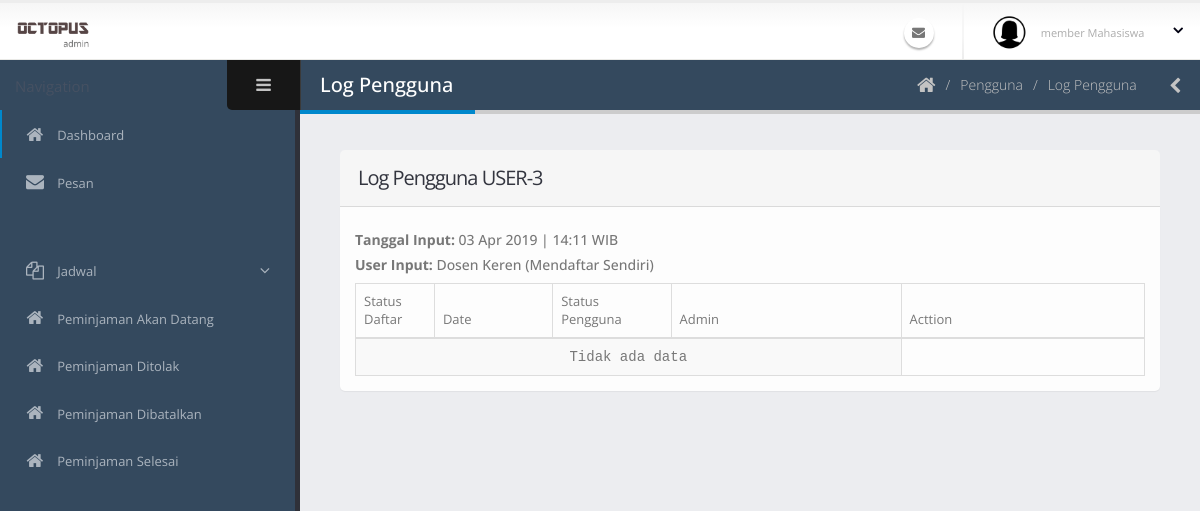
The app's page /admin/penggunaLog.php?id=USER-3, older data.
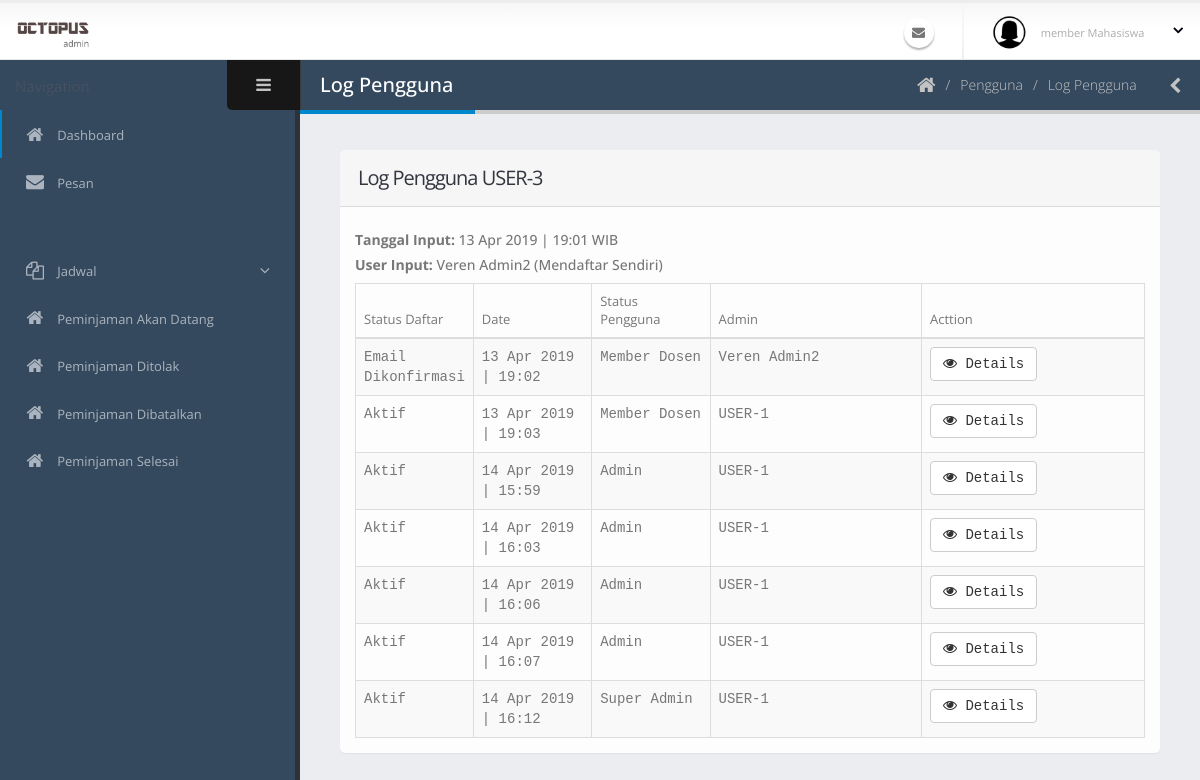
The same page, newer data.
### tables this page shows
CREATE TABLE `pengguna` (
  `id_pengguna` varchar(40) NOT NULL COMMENT 'USER-0',
  `email` varchar(50) NOT NULL,
  `kata_sandi` text NOT NULL,
  `nama_lengkap` varchar(60) NOT NULL,
  `jenis_kelamin` char(1) NOT NULL,
  `tanggal_lahir` date NOT NULL,
  `alamat` text NOT NULL,
  `no_hp` varchar(20) NOT NULL,
  `tanggal_masuk` date NOT NULL,
  `status_pengguna` int(11) NOT NULL COMMENT '1: SUPER ADMIN, 2: ADMIN, 3: MEMBER DOSEN, 4:MEMBER MAHASISWA',
  `status_daftar` int(11) NOT NULL COMMENT '0 =TIDAK AKTIF, 1=MENUNGGU APPROVE, 2=AKTIF',
  `user_add` varchar(40) NOT NULL,
  `waktu_add` datetime NOT NULL,
  `user_edit` varchar(40) NOT NULL,
  `waktu_edit` datetime NOT NULL,
  `user_delete` varchar(40) NOT NULL,
  `waktu_delete` datetime NOT NULL,
  `status_delete` int(11) NOT NULL
);

CREATE TABLE `log_pengguna` (
  `id_logPengguna` int(11) NOT NULL,
  `id_pengguna` varchar(40) NOT NULL COMMENT 'USER-0',
  `email` varchar(50) NOT NULL,
  `kata_sandi` text NOT NULL,
  `nama_lengkap` varchar(60) NOT NULL,
  `jenis_kelamin` char(1) NOT NULL,
  `tanggal_lahir` date NOT NULL,
  `alamat` text NOT NULL,
  `no_hp` varchar(20) NOT NULL,
  `tanggal_masuk` date NOT NULL,
  `status_pengguna` int(11) NOT NULL COMMENT '1: SUPER ADMIN, 2: ADMIN, 3: MEMBER DOSEN, 4:MEMBER MAHASISWA',
  `status_daftar` int(11) NOT NULL COMMENT '0 =TIDAK AKTIF, 1=MENUNGGU APPROVE, 2=AKTIF',
  `user_edit` varchar(40) NOT NULL,
  `waktu_edit` datetime NOT NULL
);

### admin/penggunaLog.php (the view, shortened to what the changed rows need)
<?php include('../koneksi.php'); ?>
<?php include('req/head.php');?>
<?php include('req/header.php');?>
<?php include('req/leftbar.php');?>
	<section role="main" class="content-body">
		<header class="page-header">
			<h2>Log Pengguna</h2>
		</header>
<section class="panel">
    <header class="panel-heading">
    <?php $idpem = $_GET['id']?>
        <h2 class="panel-title">Log Pengguna <?php echo $_GET['id'] ?></h2>
    </header>
    <div class="panel-body">
    <?php
    $add = mysqli_query($koneksi, "SELECT * FROM pengguna WHERE id_pengguna='$idpem'");
    $riw = mysqli_fetch_array($add);
    ?>
    <h5><b>Tanggal Input:</b> <?php echo date("d M Y | H:i", strtotime($riw['waktu_add'])) ?> WIB</h5>
    <?php
    if($riw['user_add']==0){$h = "Mendaftar Sendiri";}else{ $h = "Admin: ". $riw['user_add'];}
    ?>
    <h5><b>User Input:</b> <?php echo $riw['nama_lengkap'] . " (" . $h . ")" ?></h4>
        <div class="table-responsive">
        <table class="table table-striped table-no-more table-bordered  mb-none">
									<thead>
										<tr>
											<th style="width: 10%"><span class="text-normal text-sm">Status Daftar</span></th>
											<th style="width: 15%"><span class="text-normal text-sm">Date</span></th>
                                            <th style="width: 15%"><span class="text-normal text-sm">Status Pengguna</span></th>
											<th><span class="text-normal text-sm">Admin</span></th>
                                            <th><span class="text-normal text-sm">Acttion</span></th>
										</tr>
									</thead>
									<tbody class="log-viewer">
                                    <?php
                                    $query = mysqli_query($koneksi, "SELECT * FROM log_pengguna WHERE id_pengguna='$idpem'");
                                    if(mysqli_num_rows($query)==0){ ?>
                                        <tr>
                                            <td colspan="4" style="text-align:center">Tidak ada data</td>
                                        </tr>
                                    <?php
                                    }
                                    while($data=mysqli_fetch_array($query)){
                                    ?>
										<tr>
											<td>
                                                <?php
                                                if($data['status_daftar']==0){
                                                    $statusny = "Tidak Aktif";
                                                }else if($data['status_daftar']==1){
                                                    $statusny = "Email Dikonfirmasi";
                                                }else{
                                                    $statusny = "Aktif";
                                                }
                                                echo $statusny;
                                                ?>
											</td>
											<td>
                                                <?php
                                                $tangg = $data['waktu_edit'];
                                                echo date("d M Y | H:i", strtotime($tangg)) ?>
											</td>
                                            <td>
                                            <?php
                                                if($data['status_pengguna']==1){
                                                    $statusPengg = "Super Admin";
                                                }else if($data['status_pengguna']==2){
                                                    $statusPengg = "Admin";
                                                }else if($data['status_pengguna']==3){
                                                    $statusPengg = "Member Dosen";
                                                }else{
                                                    $statusPengg = "Member Mahasiswa";
                                                }
                                                echo $statusPengg;
                                                ?>
											</td>
											<td>
                                                <?php
                                                 if($data['user_edit']=="0"){echo $data['nama_lengkap'];  }else{ echo $data['user_edit'];}
                                                ?>
											</td>
											<td>
                                            <a class="modal-with-form btn btn-default" data-toggle="tooltip" data-placement="top" title="Detail" href="#modaldetail<?php echo $data['id_pengguna'];?>"><i class='fa fa-eye'></i> Details
					                        </a>
											</td>
										</tr>
                                    <?php } ?>
									</tbody>
								</table>
        </div>
    </div>
</section>
<?php include('req/endtitle.php');?>
<?php include('req/script.php');?>

Row changes from the older to the newer data that the page shows:
changed pengguna "Mendaftar Sendiri": waktu_add "03 Apr 2019 | 14:11" → "13 Apr 2019 | 19:01"; nama_lengkap "Dosen Keren" → "Veren Admin2"
added log_pengguna: status_daftar "Email Dikonfirmasi", waktu_edit "13 Apr 2019 | 19:02", status_pengguna "Member Dosen", nama_lengkap "Veren Admin2"
added log_pengguna: status_daftar "Aktif", waktu_edit "13 Apr 2019 | 19:03", status_pengguna "Member Dosen", user_edit "USER-1"
added log_pengguna: status_daftar "Aktif", waktu_edit "14 Apr 2019 | 15:59", status_pengguna "Admin", user_edit "USER-1"
added log_pengguna: status_daftar "Aktif", waktu_edit "14 Apr 2019 | 16:03", status_pengguna "Admin", user_edit "USER-1"
added log_pengguna: status_daftar "Aktif", waktu_edit "14 Apr 2019 | 16:06", status_pengguna "Admin", user_edit "USER-1"
added log_pengguna: status_daftar "Aktif", waktu_edit "14 Apr 2019 | 16:07", status_pengguna "Admin", user_edit "USER-1"
added log_pengguna: status_daftar "Aktif", waktu_edit "14 Apr 2019 | 16:12", status_pengguna "Super Admin", user_edit "USER-1"
Text that changed along with them:
text no longer shown: "Tidak ada data"
